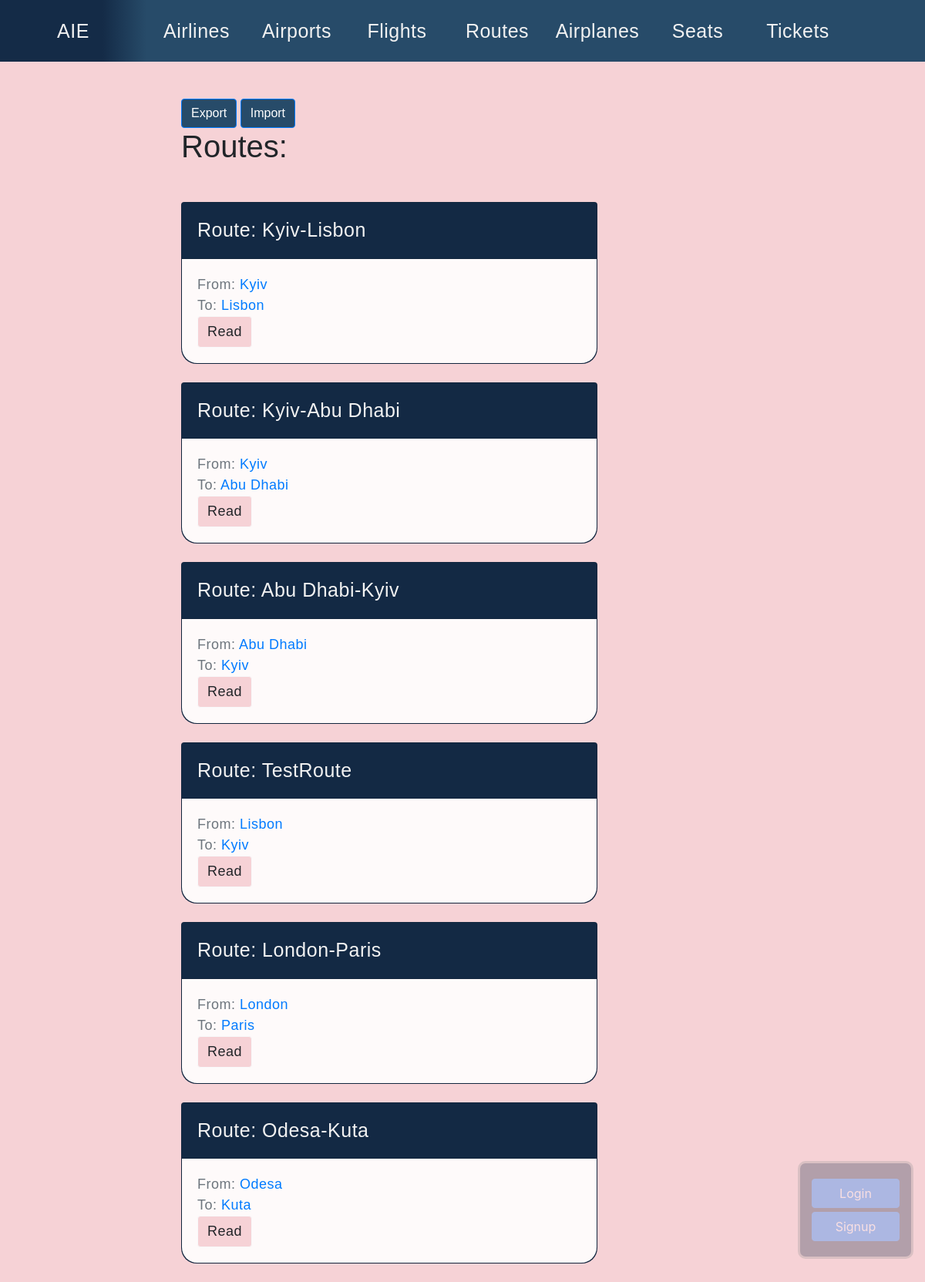
The app's page /airtickets/routes/ with its own data.
### airtickets/models.py (models this page shows, shortened)
class Route(models.Model):
    name = models.CharField(max_length=100, db_index=True, unique=True)
    airportFrom = models.ForeignKey(Airport, on_delete=models.CASCADE, related_name='routesFrom')
    airportTo = models.ForeignKey(Airport, on_delete=models.CASCADE, related_name='routesTo')
    slug = models.SlugField(max_length=100, unique=True, blank=True)
    def get_absolute_url(self):
        return reverse('route_detail_url', kwargs={'slug': self.slug})

class Airport(models.Model):
    name = models.CharField(max_length=100, db_index=True, unique=True)
    city = models.ForeignKey(City, on_delete=models.CASCADE, related_name='airports')
    address = models.CharField(max_length=100, unique=True)
    phone = models.CharField(max_length=15, unique=True)
    slug = models.SlugField(max_length=50, unique=True, blank=True)

class City(models.Model):
    name = models.CharField(max_length=50, db_index=True, unique=True)
    slug = models.CharField(max_length=50, unique=True, blank=True)
    country = models.ForeignKey(Country, on_delete=models.CASCADE, related_name='cities')
    def get_absolute_url(self):
        return reverse('city_detail_url', kwargs={'slug': self.slug})

### airtickets/views.py (the view)
# urls.py: path('routes/', routes_list, name='routes_list_url'),
def routes_list(request):
    routes = Route.objects.all()
    return render(request, 'airtickets/routes_list.html', context={'routes': routes})

### airtickets/templates/airtickets/routes_list.html (shortened to what this page needs)
{% extends 'airtickets/base_airtickets.html' %}
{% block content %}
	<a href="{% url 'export_routes_url' %}" class="btn btn-primary" style="background: #274b69"> Export </a>
    <a href="{% url 'import_routes_url' %}" class="btn btn-primary" style="background: #274b69"> Import </a>
    <h1 class="mb-5">Routes:</h1>
    {% for route in routes %}
        {% include 'airtickets/includes/route_card_template.html' %}
    {% endfor %}
{% endblock %}

### airtickets/templates/airtickets/includes/route_card_template.html
<div class="card mb-4"
     style="background: #142b47;
            font-size: 18px;
            color: #f2f2f2;
            font-family: sans-serif;
            letter-spacing:0.5px;
            border-bottom-left-radius: 20px;
            border-bottom-right-radius: 20px;">
    <div class="card-header">
        <p style="font-size: 25px;"> Route: {{ route.name }} </p>
    </div>
    <div class="card-body"
         style="background: #fefafa;
                border-bottom-left-radius: 20px;
                border-bottom-right-radius: 20px;">
        <div class="text-muted">
            From: <a href="{{ route.airportFrom.city.get_absolute_url }}">{{ route.airportFrom.city.name }}</a>
        </div>
        <div class="text-muted">
            To: <a href="{{ route.airportFrom.city.get_absolute_url }}"> {{ route.airportTo.city.name }} </a>
        </div>
        <a href="{{ route.get_absolute_url }}"
           class="btn btn-light"
           style="font-size: 18px;
                  background: #f6d2d6;
                  font-family: sans-serif;
                  letter-spacing:0.5px;">Read</a>
    </div>
</div>

### static/css/styles.css (style rules this page uses)
body { background-image: url(/static/images/back.jpg) }

### templates/base.html (style rules this page uses)
.admin-panel a,p { display: block; margin: 5px 0; }
body { background: #f6d2d6 url(/static/images/bg_palitra.png) no-repeat; background-attachment:fixed; background-size: contain; background-position:190px; }

### records on screen
Route: name "Kyiv-Lisbon", airportFrom.city.name "Kyiv", airportTo.city.name "Lisbon"
Route: name "Kyiv-Abu Dhabi", airportFrom.city.name "Kyiv", airportTo.city.name "Abu Dhabi"
Route: name "Abu Dhabi-Kyiv", airportFrom.city.name "Abu Dhabi", airportTo.city.name "Kyiv"
Route: name "TestRoute", airportFrom.city.name "Lisbon", airportTo.city.name "Kyiv"
Route: name "London-Paris", airportFrom.city.name "London", airportTo.city.name "Paris"
Route: name "Odesa-Kuta", airportFrom.city.name "Odesa", airportTo.city.name "Kuta"
